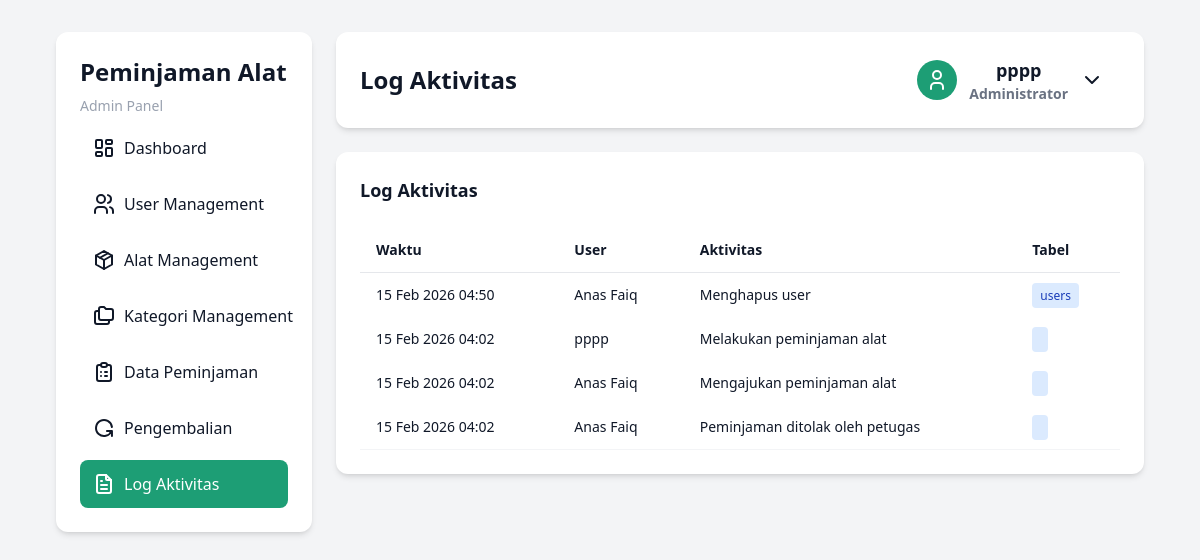
Page /pages/admin/log_aktivitas.php (signed in) on the earlier database version.
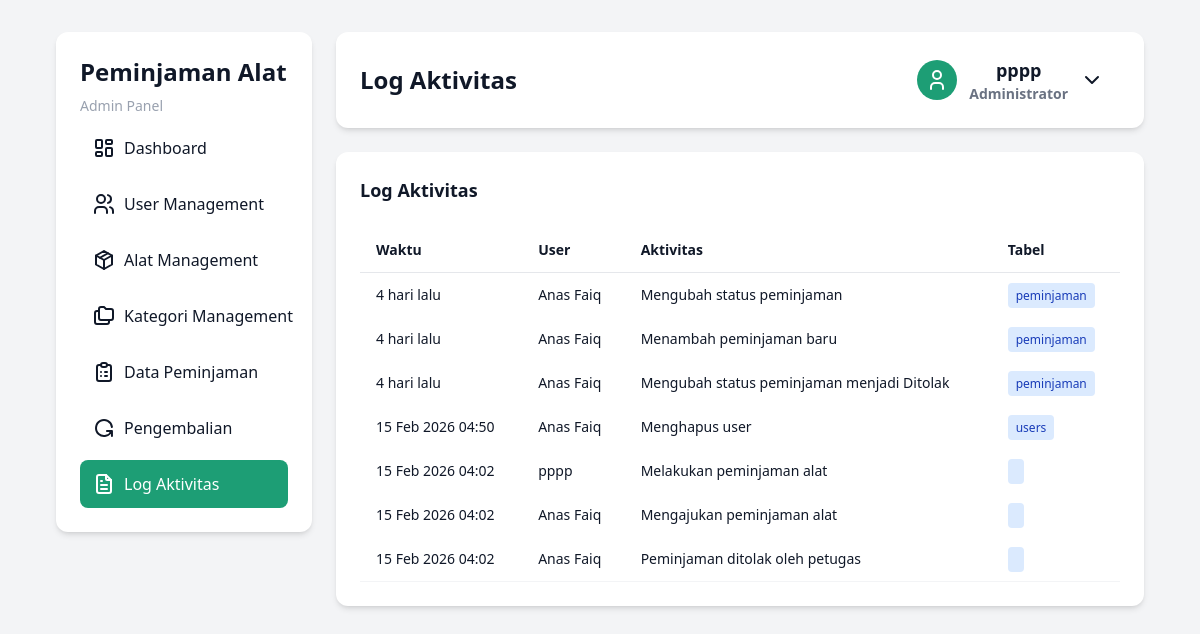
Same page on the later database version.
### tables this page shows
CREATE TABLE `users` (
  `id_user` int NOT NULL,
  `nama` varchar(100) NOT NULL,
  `username` varchar(100) NOT NULL,
  `password` varchar(255) NOT NULL,
  `role` enum('admin','petugas','peminjam') NOT NULL
);

CREATE TABLE `log_aktivitas` (
  `id_log` int NOT NULL,
  `id_user` int NOT NULL,
  `aktivitas` varchar(255) NOT NULL,
  `tabel` varchar(100) DEFAULT NULL,
  `id_referensi` int DEFAULT NULL,
  `waktu` timestamp NOT NULL DEFAULT CURRENT_TIMESTAMP
);

### config/logging.php (called while the page is built, shortened)
<?php
function getRecentLogs($conn, $limit = 10) {
    $query = "SELECT
        l.id_log,
        l.id_user,
        u.nama as nama_user,
        l.aktivitas,
        l.tabel,
        l.id_referensi,
        l.waktu
        FROM log_aktivitas l
        JOIN users u ON l.id_user = u.id_user
        ORDER BY l.waktu DESC
        LIMIT ?";
    $stmt = $conn->prepare($query);
    if ($stmt) {
        $stmt->bind_param("i", $limit);
        $stmt->execute();
        return $stmt->get_result();
    }
    return null;
}
function formatWaktu($waktu) {
    $now = time();
    $timestamp = strtotime($waktu);
    $diff = $now - $timestamp;
    if ($diff < 60) {
        return "baru saja";
    } else if ($diff < 3600) {
        $minutes = floor($diff / 60);
        return $minutes . " menit lalu";
    } else if ($diff < 86400) {
        $hours = floor($diff / 3600);
        return $hours . " jam lalu";
    } else if ($diff < 604800) {
        $days = floor($diff / 86400);
        return $days . " hari lalu";
    } else {
        return date('d M Y H:i', $timestamp);
    }
}
?>

### pages/admin/log_aktivitas.php (the view, shortened to what this page needs)
<?php
include '../../config/conn.php';
include '../../config/logging.php';
$id_user = $_SESSION['id_user'];
$nama = mysqli_query($conn, "SELECT * FROM users WHERE id_user='$id_user'");
$data = mysqli_fetch_assoc($nama);
$query = getRecentLogs($conn, 50);
?>
<!DOCTYPE html>
<html lang="en">
  <head>
    <link rel="stylesheet" href="../../src/output.css" />
  </head>
  <body class="flex gap-6 min-h-screen w-full py-8 px-14">
    <?php
      include '../components/sidebar.php'
?>
    <main class="right-dashboard-section">
      <nav class="navbar">
        <p>Log Aktivitas</p>
        <div class="user-dropdown-wrapper">
          <button id="userBtn" class="user-dropdown-button">
            <div class="user-icon">
              <svg
                xmlns="http://www.w3.org/2000/svg"
                width="24"
                height="24"
                viewBox="0 0 24 24"
                fill="none"
                stroke="currentColor"
                stroke-width="2"
                stroke-linecap="round"
                stroke-linejoin="round"
              >
                <path d="M8 7a4 4 0 1 0 8 0a4 4 0 0 0 -8 0" />
                <path d="M6 21v-2a4 4 0 0 1 4 -4h4a4 4 0 0 1 4 4v2" />
              </svg>
            </div>
            <div class="user-account">
              <p><?= $data['nama'] ?></p>
              <span>Administrator</span>
            </div>
            <svg
              class="dropdown-arrow"
              xmlns="http://www.w3.org/2000/svg"
              width="24"
              height="24"
              viewBox="0 0 24 24"
              fill="none"
              stroke="currentColor"
              stroke-width="2"
              stroke-linecap="round"
              stroke-linejoin="round"
            >
              <path d="M6 9l6 6l6 -6" />
            </svg>
          </button>
        </div>
      </nav>
      <div class="main-card">
        <section class="search-section">
          <div class="top-equipment-section">
            <h3>Log Aktivitas</h3>
          </div>
        </section>
        <section class="equipment-table-section">
          <table class="crud-table">
            <thead>
              <tr>
                <td class="table-header">Waktu</td>
                <td class="table-header">User</td>
                <td class="table-header">Aktivitas</td>
                <td class="table-header">Tabel</td>
              </tr>
            </thead>
            <tbody>
              <?php
            if ($query) {
                while ($log = mysqli_fetch_assoc($query)) {
                    $waktuFormatted = formatWaktu($log['waktu']);
                    echo "<tr>";
                    echo "<td title='" . $log['waktu'] . "'>" . $waktuFormatted . "</td>";
                    echo "<td>" . $log['nama_user'] . "</td>";
                    echo "<td>" . $log['aktivitas'] . "</td>";
                    echo "<td><span class='text-xs bg-blue-100 text-blue-800 px-2 py-1 rounded'>" . $log['tabel'] . "</span></td>";
                    echo "</tr>";
                }
            } else {
                echo "<tr><td colspan='4' class='text-center py-4'>Tidak ada log aktivitas</td></tr>";
            }
?>
            </tbody>
          </table>
        </section>
      </div>
    </main>
  </body>
</html>

### pages/components/sidebar.php (shortened to what this page needs)
<?php
$current_page = basename($_SERVER['PHP_SELF']);
?>
<aside class="left-dashboard-section">
    <nav class="sidebar">
    <div>
        <h2>Peminjaman Alat</h2>
        <p>Admin Panel</p>
    </div>
    <ul>
        <li <?php echo ($current_page === 'dashboard.php') ? 'class="active"' : ''; ?>>
        <a href="dashboard.php">Dashboard</a>
        </li>
        <li <?php echo ($current_page === 'user.php') ? 'class="active"' : ''; ?>>
        <a href="../admin/user.php">User Management</a>
        </li>
        <li <?php echo ($current_page === 'alat.php') ? 'class="active"' : ''; ?>>
        <a href="alat.php">Alat Management</a>
        </li>
        <li <?php echo ($current_page === 'kategori.php') ? 'class="active"' : ''; ?>>
        <a href="kategori.php">Kategori Management</a>
        </li>
        <li <?php echo ($current_page === 'data_peminjaman.php') ? 'class="active"' : ''; ?>>
        <a href="data_peminjaman.php">Data Peminjaman</a>
        </li>
        <li <?php echo ($current_page === 'pengembalian.php') ? 'class="active"' : ''; ?>>
        <svg
            xmlns="http://www.w3.org/2000/svg"
            width="24"
            height="24"
            viewBox="0 0 24 24"
            fill="none"
            stroke="currentColor"
            stroke-width="2"
            stroke-linecap="round"
            stroke-linejoin="round"
        >
            <path d="M19.95 11a8 8 0 1 0 -.5 4m.5 5v-5h-5" />
        </svg>
        <a href="pengembalian.php">Pengembalian</a>
        </li>
        <li <?php echo ($current_page === 'log_aktivitas.php') ? 'class="active"' : ''; ?>>
        <a href="log_aktivitas.php">Log Aktivitas</a>
        </li>
    </ul>
    </nav>
</aside>

Differences in the rows shown:
added log_aktivitas: waktu "4 hari lalu", id_user.nama "Anas Faiq", aktivitas "Mengubah status peminjaman", tabel "peminjaman"
added log_aktivitas: waktu "4 hari lalu", id_user.nama "Anas Faiq", aktivitas "Menambah peminjaman baru", tabel "peminjaman"
added log_aktivitas: waktu "4 hari lalu", id_user.nama "Anas Faiq", aktivitas "Mengubah status peminjaman menjadi Ditolak", tabel "peminjaman"
